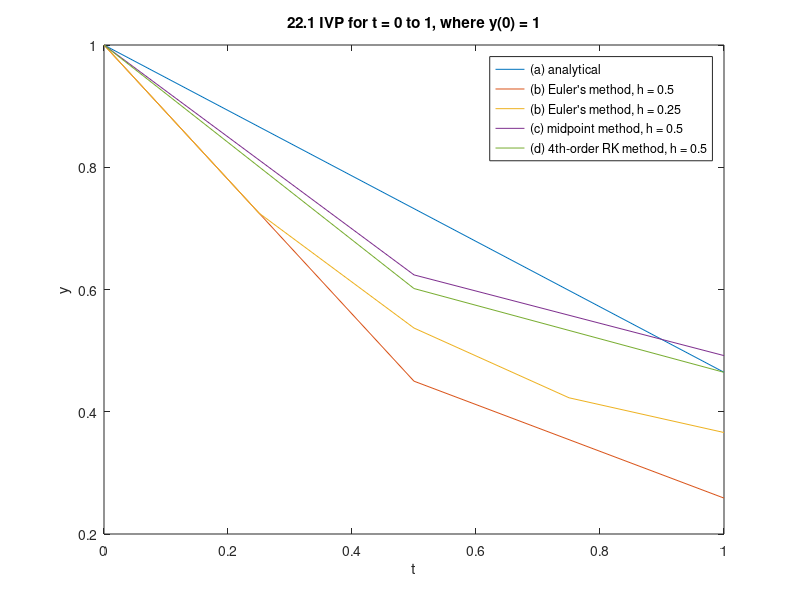

Reproduce this figure in MATLAB. (Note: this script raises an error after producing the figure.)
% Created by: Anthony H. Le
% Last updated: 02-27-2019

% CHE 581: Assignment 5
% Textbook Problems 22.1, 22.6, 22.10, 22.11, 22.12. 22.14
% Due: 03-01-2019
%% Problem 22.1
close all; % close all figures
clear; % clear workspace
clc; % clear command window

disp('Problem 22.1');
disp('See pdf file for written work.');
disp('See Figure 1');

dydt = @(t, y) (y * t^2) - (1.1 * y);
y = @(t) exp((t.^3 / 3) - 1.1 .* t);

figure();
% (a) analytically
a = (0:1);
y_a = y(a);
plot(a, y_a);
title('22.1 IVP for t = 0 to 1, where y(0) = 1');
xlabel('t');
ylabel('y');
hold on;

% (b) Euler's method w/ h = 0.5, 0.25
% for h = 0.5
h_b1 = 0.5;
inv_b1 = (0:h_b1:1);
n_b1 = length(inv_b1);
y_b1 = y(0) * ones(n_b1, 1);

for i = 1:n_b1-1
   y_b1(i+1) = y_b1(i) + dydt(inv_b1(i), y_b1(i)) * h_b1; 
end

plot(inv_b1, y_b1);

% for h = 0.25
h_b2 = 0.25;
inv_b2 = (0:h_b2:1);
n_b2 = length(inv_b2);
y_b2 = y(0) * ones(n_b2, 1);

for i = 1:n_b2-1
   y_b2(i+1) = y_b2(i) + dydt(inv_b2(i), y_b2(i)) * h_b2; 
end

plot(inv_b2, y_b2);

% (c) midpoint method w/ h = 0.5
h_c = 0.5;
inv_c = (0:h_c:1);
n_c = length(inv_c);
y_c = y(0) * ones(n_c, 1);

for i = 1:n_c-1
    yp_intc = dydt(inv_c(i), y_c(i));
    y_predc = y_c(i) + yp_intc * (h_c / 2); % predictor, compute y @ midpoint
    yp_midc = dydt(inv_c(i)+(h_c/2), y_predc); % use predictor y to predict slope @ midpoint
    y_c(i+1) = y_c(i) + yp_midc * h_c; % corrector, compute improved y
end

plot(inv_c, y_c);

% (d) 4th-order RK method w/ h = 0.5
h_d = 0.5;
inv_d = (0:h_d:1);
n_d = length(inv_d);
y_d = y(0) * ones(n_d, 1);

for i = 1:n_d-1
    k1 = dydt(inv_d(i), y_d(i)); % compute slope @ beginning of interval
    y_mid1 = y_d(i) + k1 * (h_d / 2); % compute y @ midpoint
    k2 = dydt(inv_d(i)+(h_d/2), y_mid1); % compute slope @ midpoint
    y_mid2 = y_d(i) + k2 * (h_d / 2); % compute y @ another midpoint
    k3 = dydt(inv_d(i)+(h_d/2), y_mid2); % compute slope @ another midpoint
    y_end = y_d(i) + k3 * h_d; % compute y @ end of interval
    k4 = dydt(inv_d(i+1), y_end); % compute slope @ end of interval
    phi = (1 / 6) * (k1 + (2 * k2) + (2 * k3) + k4); % compute average slope
    y_d(i+1) = y_d(i) + phi * h_d; % compute final y prediction
end

plot(inv_d, y_d);

legend('(a) analytical', '(b) Euler''s method, h = 0.5', '(b) Euler''s method, h = 0.25', '(c) midpoint method, h = 0.5', '(d) 4th-order RK method, h = 0.5');
hold off;

disp('-------------------------------------------------');

%% Problem 22.6
close all;
clear;
clc;

disp('Problem 22.6');
disp('See Figure 1');

h = 0.5; % s, step size, delta t
% t_span = [0, 1000]; % s, time interval
t_span = 0:h:500;
v0 = 1500; % m/s, initial velocity @ t = 0
x0 = 0; % m, initial position @ t = 0

g0 = 9.81; % m/s^2, gravitational acceleration at earth's surface
R = 6.37 * 10^6; % m, earth's radius
dvdt = @(t, x) -g0 * (R^2 / (R + x)^2);
% dxdt = @(t, x) -g0 * (R^2 / (R + x).^2) .* t;

v = v0 * ones(length(t_span), 1);
x = x0 * ones(length(t_span), 1);

for i = 1:length(t_span)-1
    v(i+1) = v(i) + dvdt(t_span(i), x(i)) * h;
    x(i+1) = x(i) + v(i) * h;
end

max_x = max(x);
ind_x = find(x == max_x);
v_max_x = v(ind_x);

max_label = ['max height = ' num2str(max_x) ' m @ time = ' num2str(t_span(ind_x)) ' s'];

figure();
yyaxis left;
plot(t_span, v);
xlabel('Time (s)');
ylabel('Upward velocity (m/s)');
hold on;
plot(t_span(ind_x), v_max_x, '*');
yyaxis right;
plot(t_span, x);
plot(t_span(ind_x), max_x, '*');
text(t_span(ind_x)-20, max_x+30000, max_label);
ylabel('Position (m)');
grid on;
hold off;

disp('-------------------------------------------------');

%% Problem 22.10
close all;
clear;
clc;

disp('Problem 22.10');
disp('See Figure 1');

% provided in prb 22.5
h = 5; % yrs, step size
t_span = [1950, 2050]; % yr
k_gm = 0.026; % per yr
p_max = 12000; % million people
p0 = 2555; % million people in 1950

e_critn = 0.1; % percent, corrector error criterion

dpdt = @(t, p) k_gm * (1 - (p / p_max)) * p; % function provided in prb 22.5
% y_prime = @(t, y) 4 * exp(0.8 * t) - 0.5 * y; % example 22.2

% labels for plot
title = '22.10 World''s Population from 1950 to 2050';
xlabel = 'Year';
ylabel = 'Population (million ppl)';

[~, p1] = heunode(dpdt, t_span, p0, h, e_critn, title, xlabel, ylabel); % calls Heun's method function file
% [t_ex, y_ex] = heunode(y_prime, [0, 4], 2, 1, 0.00001); % example 22.2

disp('-------------------------------------------------');

%% Problem 22.11
close all;
clear;
clc;

disp('Problem 22.11');
disp('See Figure 1');

% provided in prb 22.5
h = 5; % yrs, step size
t_span = [1950, 2050]; % yr
k_gm = 0.026; % per yr
p_max = 12000; % million people
p0 = 2555; % million people in 1950

dpdt = @(t, p) k_gm * (1 - (p / p_max)) * p; % function provided in prb 22.5
% y_prime = @(t, y) 4 * exp(0.8 * t) - 0.5 * y; % example 22.2

% labels for plot
title = '22.11 World''s Population from 1950 to 2050';
xlabel = 'Year';
ylabel = 'Population (million ppl)';

[~, p2] = midptode(dpdt, t_span, p0, h, title, xlabel, ylabel); % calls midpoint method function file
% [t_ex, y_ex] = midptode(y_prime, [0, 4], 2, 1, 0.00001); % example 22.2

disp('-------------------------------------------------');

%% Problem 22.12
close all;
clear;
clc;

disp('Problem 22.12');
disp('See Figure 1');

% provided in prb 22.5
h = 5; % yrs, step size
t_span = [1950, 2050]; % yr
k_gm = 0.026; % per yr
p_max = 12000; % million people
p0 = 2555; % million people in 1950

dpdt = @(t, p) k_gm * (1 - (p / p_max)) * p; % function provided in prb 22.5
% y_prime = @(t, y) 4 * exp(0.8 * t) - 0.5 * y; % example 22.2

% labels for plot
title = '22.12 World''s Population from 1950 to 2050';
xlabel = 'Year';
ylabel = 'Population (million ppl)';

[~, p3] = rk4ode(dpdt, t_span, p0, h, title, xlabel, ylabel); % calls midpoint method function file
% [t_ex, y_ex] = rk4ode(y_prime, [0, 4], 2, 1, 0.00001); % example 22.2

disp('-------------------------------------------------');

%% Problem 22.14
close all;
clear;
clc;

disp('Problem 22.14');

% provided coefficient values
a = 0.23; % prey growth rate
b = 0.0133; % rate characterizing the effect of predator-prey interactions on prey death
c = 0.4;  % predator death rate
d = 0.0004; % rate characterizing the effect of predator-prey interactions on predator growth

% provided data
filename = 'moose_versus_wolf.csv'; % assign filename
data = csvread(filename, 1, 0); % read .csv file, all data, 48 by 3 mat
Year = data(:, 1); % create separate 48 by 1 col vec
Moose = data(:, 2); % create separate 48 by 1 col vec
Wolves = data(:, 3); % create separate 48 by 1 col vec

% parameters for integration methods
h = 1;
t_span = [1960, 2020];
y0 = [610, 22];

% (a)
disp('(a) See Figure 1 & 2');

% x or y(1) = number of prey (i.e., moose)
% y or y(2) = number of predators (i.e., wolves)

% dxdt = @(t, x, y) (a * x) - (b * x * y);
% dydt = @(t, x, y) -(c * y) + (d * x * y);

% predprey function file holds the two Lotka-Volterra eqs, predator-prey model 
[t1, y1] = rk4sys(@predprey, t_span, y0, h, a, b, c, d); % calls rk4sys method function file
[t2, y2] = eulsys(@predprey, t_span, y0, h, a, b, c, d); % calls eulsys method function file

% determine sum of squares of residuals b/w RK4 model and data
yresid_prey_rk4 = Moose(2:length(Moose)) - y1(1:length(Moose)-1, 1);
yresid_pred_rk4 = Wolves(2:length(Wolves)) - y1(1:length(Wolves)-1, 2);
SSresid_prey_rk4 = sum(yresid_prey_rk4.^2);
SSresid_pred_rk4 = sum(yresid_pred_rk4.^2);

prey_rsq_rk4 = ['Prey RSS = ' num2str(SSresid_prey_rk4)]; % plot label
pred_rsq_rk4 = ['Predator RSS = ' num2str(SSresid_pred_rk4)]; % plot label

% determine sum of squares of residuals b/w Euler's model and data
yresid_prey_eul = Moose(2:length(Moose)) - y2(1:length(Moose)-1, 1);
yresid_pred_eul = Wolves(2:length(Wolves)) - y2(1:length(Wolves)-1, 2);
SSresid_prey_eul = sum(yresid_prey_eul.^2);
SSresid_pred_eul = sum(yresid_pred_eul.^2);

prey_rsq_eul = ['Prey RSS = ' num2str(SSresid_prey_eul)]; % plot label
pred_rsq_eul = ['Predator RSS = ' num2str(SSresid_pred_eul)]; % plot label

% plot time-series plot comparing rk4 method simulation w/ data
figure();
yyaxis left;
plot(t1, y1(:, 1));
title('Time-Series Plot: Simulated Model (RK4 Method) vs Recorded Data');
xlabel('Year');
ylabel('Prey Population (Moose)');
hold on;
plot(Year, Moose, '-.');
yyaxis right;
plot(t1, y1(:, 2));
plot(Year, Wolves, '-.');
ylabel('Predator Population (Wolves)');
legend('simulated prey', 'recorded prey', 'simulated predator', 'recorded predator');
xlim([1959 2020])
text(1961, 48, prey_rsq_rk4);
text(1961, 45.7, pred_rsq_rk4);
hold off;

%plot time-series plot comparing euler's method simulation w/ data
figure();
yyaxis left;
plot(t2(1:length(Moose)-1), y2(1:length(Moose)-1, 1)); % model restricted from 1960 to 2006
title('Time-Series Plot: Simulated Model (Euler''s Method) vs Recorded Data');
xlabel('Year');
ylabel('Prey Population (Moose)');
hold on;
plot(Year, Moose, '-.');
yyaxis right;
plot(t2(1:length(Wolves)+1), y2(1:length(Wolves)+1, 2)); % model restricted from 1960 to 2006
plot(Year, Wolves, '-.');
ylabel('Predator Population (Wolves)');
legend('simulated prey', 'recorded prey', 'simulated predator', 'recorded predator');
xlim([1959 2006])
text(1961, 133, prey_rsq_eul);
text(1961, 125.5, pred_rsq_eul);
hold off;

% (b)
disp('(b) See Figure 3 & 4');

% plot phase-plane plot comparing rk4 method simulation w/ data
figure();
plot(y1(:, 1), y1(:, 2));
title('Phase-Plase Plot: Moose vs Wolves (RK4 Method)');
xlabel('Prey Population (Moose)');
ylabel('Predator Population (Wolves)');
hold on;
plot(Moose, Wolves, '-.');
legend('simulated', 'recorded');
hold off;

% plot phase-plane plot comparing euler's method simulation w/ data
figure();
plot(y2(1:length(Moose)-1, 1), y2(1:length(Wolves)-1, 2)); % model restricted from 1960 to 2006
title('Phase-Plase Plot: Moose vs Wolves (Euler''s Method)');
xlabel('Prey Population (Moose)');
ylabel('Predator Population (Wolves)');
hold on;
plot(Moose, Wolves, '-.');
legend('simulated', 'recorded');
hold off;

disp('-------------------------------------------------');
